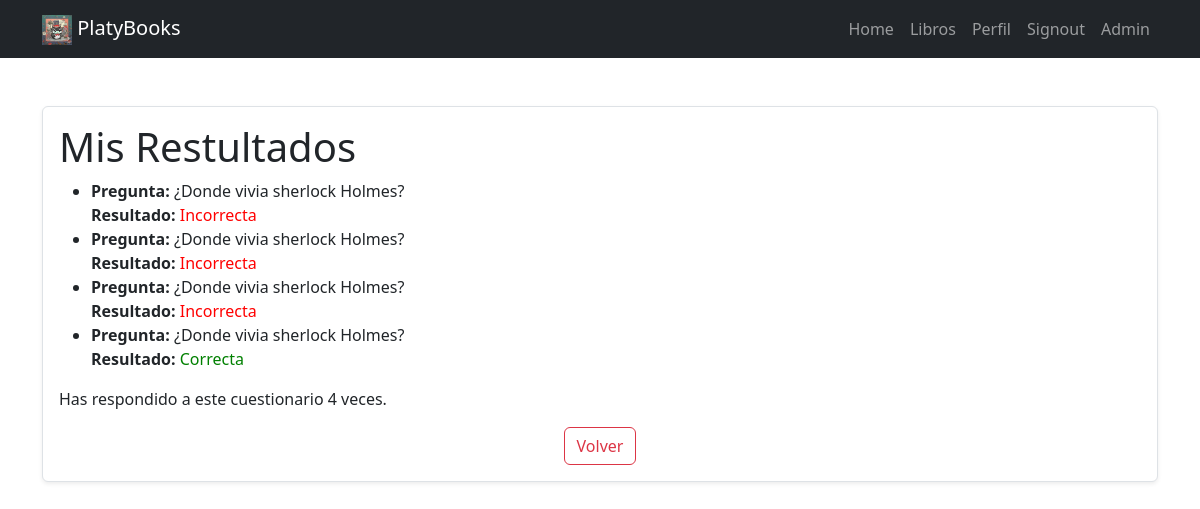
Page /quiz_result/2 (signed in) on the committed database.
### tasks/models.py (models this page shows, shortened)
class UserQuizResponse(models.Model):
    user = models.ForeignKey(User, on_delete=models.CASCADE, related_name="quiz_responses")
    quiz = models.ForeignKey(Quiz, on_delete=models.CASCADE, related_name="user_responses")
    answer = models.ForeignKey(Answer, on_delete=models.CASCADE)
    is_correct = models.BooleanField(default=False)
    date_submitted = models.DateTimeField(auto_now_add=True)

class Quiz(models.Model):
    book = models.ForeignKey(Book, on_delete=models.CASCADE, related_name="quizzes")
    question = models.TextField()
    response_count = models.IntegerField(default=0)

### tasks/views.py (the view)
# urls.py: path('quiz_result/<int:quiz_id>', views.quiz_result, name='quiz_result'),
@login_required
def quiz_result(request, quiz_id):
    responses = UserQuizResponse.objects.filter(quiz_id=quiz_id, user=request.user)
    return render(request, 'quiz_result.html', {'responses': responses})

### tasks/templates/quiz_result.html
{% extends 'base.html' %}
{% block content %}
<main class="container py-5">
    <section class="card card-body border rounded shadow-sm">
        <h1>Mis Restultados</h1>
        {% if responses %}
            <ul>
                {% for response in responses %}
                    <li>
                        <strong>Pregunta:</strong> {{ response.quiz.question }}<br>
                        <strong>Resultado:</strong>
                        {% if response.is_correct %}
                            <span style="color: green;">Correcta</span>
                        {% else %}
                            <span style="color: red;">Incorrecta</span>
                        {% endif %}
                    </li>
                {% endfor %}
            </ul>
            <p>Has respondido a este cuestionario {{ responses.count }} veces.</p>
        {% else %}
            <p>No has respondido a este cuestionario aún.</p>
        {% endif %}
        <div class="text-center">
            <a href="/buscar-libros" class="btn btn-outline-danger">
                Volver
            </a>
        </div>
    </section>
</main>
{% endblock %}

### rows in the picture
UserQuizResponse: quiz.question "¿Donde vivia sherlock Holmes?", is_correct "Incorrecta"
UserQuizResponse: quiz.question "¿Donde vivia sherlock Holmes?", is_correct "Incorrecta"
UserQuizResponse: quiz.question "¿Donde vivia sherlock Holmes?", is_correct "Incorrecta"
UserQuizResponse: quiz.question "¿Donde vivia sherlock Holmes?", is_correct "Correcta"

### other values in the picture
{{ responses.count }} "4"
